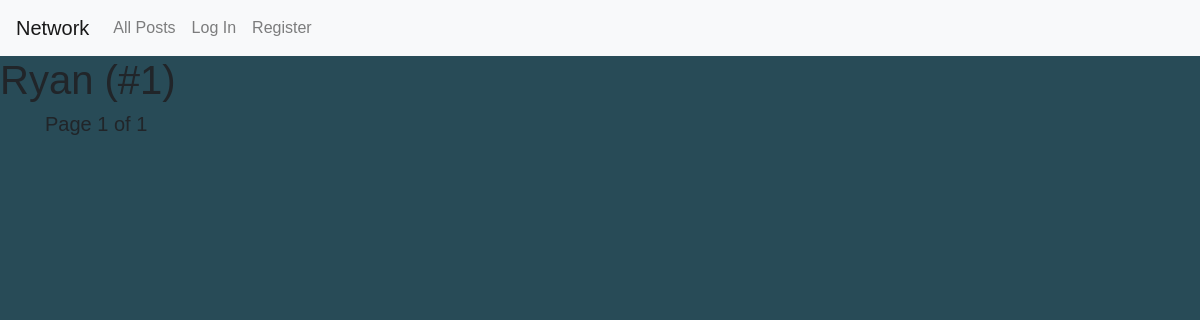
The page /profile/1 on the database as committed earlier.
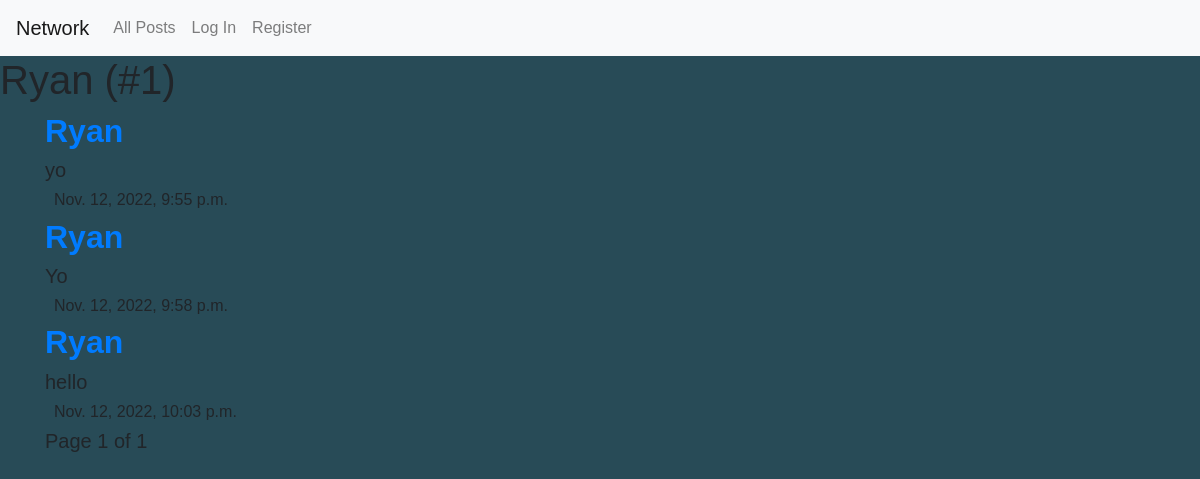
The same page on the database as committed later.
### network/models.py (models this page shows, shortened)
class User(AbstractUser):
    pass

class Post(models.Model):
    content = models.CharField(max_length=1000)
    time = models.DateTimeField(default=timezone.now)
    owner = models.ForeignKey('User', on_delete=models.CASCADE, related_name="post_profile")
    sentiment = models.IntegerField()

### network/views.py (the view)
# urls.py: path("profile/<int:profile_id>", views.profile, name="profile"),
def profile(request, profile_id):
    profile = Profile.objects.get(user=profile_id)
    userpost = Post.objects.filter(owner=profile_id)
    paginator = Paginator(userpost, 10)
    page_number = request.GET.get('page')
    page_obj = paginator.get_page(page_number)
    return render(request, "network/profile.html",{
        "posts" : page_obj,
        "profile": profile,
        "userName": profile.user.username,
        "id": profile_id,
    })

### network/templates/network/profile.html (shortened to what this page needs)
{% extends "network/layout.html" %}
{% load static %}
{% block body %}
    <div class="form">
        <h1>{{ userName }} (#{{ id }})</h1>
    </div>
    {% for post in posts %}
        <div class="container">
            <a href="{% url 'profile' post.owner.id %}"><h2 class="profile_{{post.owner.id}}" data-profile="{{post.owner.id}}" style="font-weight: bold;" >{{ post.owner }}</h2></a>
            <h5>{{ post.content }}</h5>
            <h6>&nbsp; {{ post.time }}</h6>
        </div>
    {% endfor %}
<h5 class="container" style="border-style: hidden;">
    Page {{ posts.number }} of {{ posts.paginator.num_pages }}
</h5>
{% endblock %}

### network/templates/network/layout.html (shortened to what this page needs)
{% load static %}
<!DOCTYPE html>
<html lang="en">
    <head>
        <link rel="stylesheet" href="https://stackpath.bootstrapcdn.com/bootstrap/4.4.1/css/bootstrap.min.css">
        <link href="{% static 'network/styles.css' %}" rel="stylesheet">
    </head>
    <body>
        <nav class="navbar navbar-expand-lg navbar-light bg-light">
            <a class="navbar-brand" href="#">Network</a>
            <div>
              <ul class="navbar-nav mr-auto">
                <li class="nav-item">
                  <a class="nav-link" href="{% url 'index' %}">All Posts</a>
                </li>
                {% if user.is_authenticated %}
                    <li class="nav-item">
                        <a class="nav-link" href="{% url 'logout' %}">Log Out</a>
                    </li>
                {% else %}
                    <li class="nav-item">
                        <a class="nav-link" href="{% url 'login' %}">Log In</a>
                    </li>
                    <li class="nav-item">
                        <a class="nav-link" href="{% url 'register' %}">Register</a>
                    </li>
                {% endif %}
              </ul>
            </div>
          </nav>
        <div class="body">
            {% block body %}
            {% endblock %}
        </div>
    </body>
</html>

### network/static/network/styles.css (style rules this page uses)
* { padding: 0; margin: 0; font-family: sans-serif; }
body { background-color: rgb(40, 75, 87); }
::placeholder { color: black; }

Rows that differ between the two databases and show on the page:
added Post: owner "Ryan", content "yo", time "Nov. 12, 2022, 9:55 p.m."
added Post: owner "Ryan", content "Yo", time "Nov. 12, 2022, 9:58 p.m."
added Post: owner "Ryan", content "hello", time "Nov. 12, 2022, 10:03 p.m."
